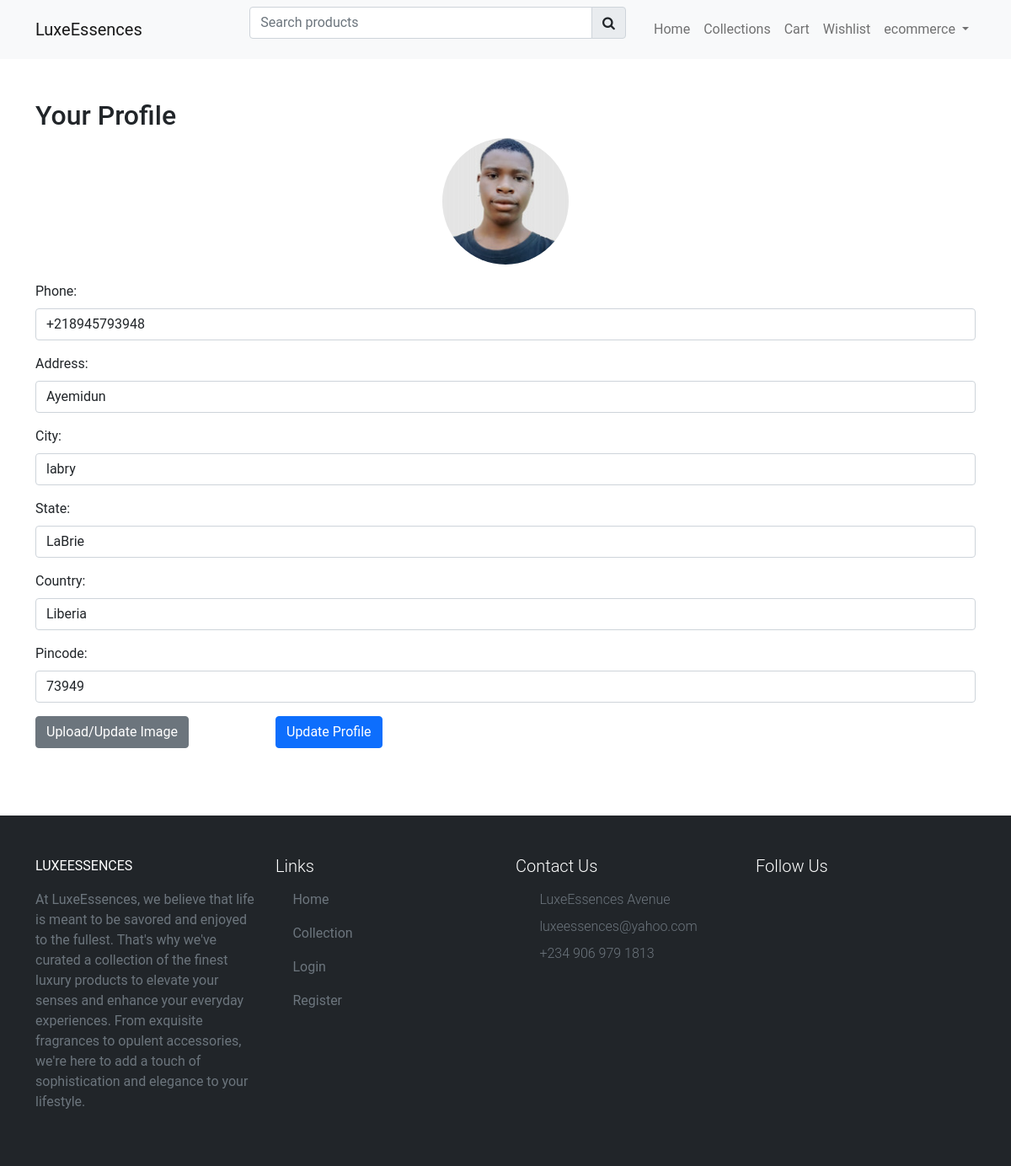
/profile/ (signed in), run on the app's committed database.
### store/models.py (models this page shows, shortened)
class Profile(models.Model):
  user = models.OneToOneField(User, on_delete=models.CASCADE)
  phone = models.CharField(max_length=150, null=False)
  address = models.CharField(max_length=150, null=False)
  city = models.CharField(max_length=150, null=False)
  state = models.CharField(max_length=150, null=False)
  country = models.CharField(max_length=150, null=False)
  pincode = models.CharField(max_length=150, null=False)
  created_at = models.DateTimeField(auto_now_add=True)
  image = models.ImageField(upload_to=profile_path,
                              height_field=None,
                              width_field=None,
                              max_length=None)

### store/controller/profile.py (the view)
# urls.py: path('profile/', profile.view_profile, name='view_profile'),
@login_required
def view_profile(request):
    profile, created = Profile.objects.get_or_create(user=request.user)
    if request.method == "POST":
        form = ProfileForm(request.POST, instance=profile)
        if form.is_valid():
            form.save()
            messages.success(request, "Profile updated successfully!")
            return redirect("view_profile")
    else:
        form = ProfileForm(instance=profile)
    context = {"profile": profile, "form": form}
    return render(request, "store/profile.html", context)

### store/forms.py
class ProfileForm(forms.ModelForm):
    phone = forms.CharField(widget=forms.TextInput(attrs={'class':'form-control my-2','placeholder':'Enter phone number'}))
    address = forms.CharField(widget=forms.TextInput(attrs={'class':'form-control my-2','placeholder':'Enter address'}))
    city = forms.CharField(widget=forms.TextInput(attrs={'class':'form-control my-2','placeholder':'Enter city'}))
    state = forms.CharField(widget=forms.TextInput(attrs={'class':'form-control my-2','placeholder':'Enter state'}))
    country = forms.CharField(widget=forms.TextInput(attrs={'class':'form-control my-2','placeholder':'Enter country'}))
    pincode = forms.CharField(widget=forms.TextInput(attrs={'class':'form-control my-2','placeholder':'Enter pincode'}))
    class Meta:
        model = Profile
        fields = ["phone", "address", "city", "state", "country", "pincode"]

### store/templates/store/profile.html (shortened to what this page needs)
{% extends 'store/layouts/main.html' %}
{% load static %}
{% block content %}
  <div class="container py-5">
      <h2>Your Profile</h2>
      <form method="POST" enctype="multipart/form-data">
          <div class="profile-avatar">
              {% if profile.image %}
                  <img src="{{ profile.image.url }}" alt="{{ request.user.username }} Avatar">
              {% else %}
                  <img src="{% static 'images/th.jpeg' %}" alt="Default Avatar">
              {% endif %}
          </div>
          {{ form.as_p }}
        <div class="row">
          <div class="col-12 col-sm-6 col-md-4 col-lg-3 mb-3">
            <button type="submit" class="btn btn-secondary btn-block"><a style="color:white;" href="{% url 'update-profile-image' %}">Upload/Update Image</a></button>
          </div>
          <div class="col-12 col-sm-6 col-md-4 col-lg-3 ">
            <button type="submit" class="btn btn-primary btn-block">Update Profile</button>
          </div>
        </div>
      </form>
  </div>
{% include "store/inc/footer.html" %}
{% endblock content %}

### store/templates/store/inc/navbar.html (shortened to what this page needs)
<nav class="navbar navbar-expand-lg navbar-light bg-light">
  <div class="container">
    <a class="navbar-brand" href="{% url 'home' %}">LuxeEssences</a>
    <div class="search-bar">
      <form action="{% url 'searchproduct' %}" method="POST">
        <div class="input-group col-12 col-sm-8 col-md-6 col-lg-4">
          <input type="search" required class="form-control" name="productsearch" id="seachproduct" placeholder="Search products">
          <button type="submit" class="input-group-text"><i class="fa fa-search"></i></button>
        </div>
      </form>
    </div>
    <div class="collapse navbar-collapse" id="navbarNav">
      <ul class="navbar-nav ms-auto">
        <li class="nav-item">
          <a class="nav-link {% if request.resolver_match.url_name == 'home' %}active{% endif %}" aria-current="page" href="{% url 'home' %}">Home</a>
        </li>
        <li class="nav-item">
          <a class="nav-link {% if request.resolver_match.url_name == 'collections' %}active{% endif %} " href="{% url 'collections' %}">Collections</a>
        </li>
        <li class="nav-item">
          <a class="nav-link {% if request.resolver_match.url_name == 'cart' %}active{% endif %}  " aria-current="page" href="{% url 'cart' %}">Cart</a>
        </li>
        <li class="nav-item">
          <a class="nav-link {% if request.resolver_match.url_name == 'wishlist' %}active{% endif %}  " aria-current="page" href="{% url 'wishlist' %}">Wishlist</a>
        </li>
        {% if request.user.is_authenticated %}
          <li class="nav-item dropdown">
          <a class="nav-link dropdown-toggle" href="#" role="button" data-bs-toggle="dropdown" aria-expanded="false">
            {{ request.user }}
          </a>
          </li>
        {% endif %}
      </ul>
    </div>
  </div>
</nav>

### static/css/custom.css (style rules this page uses)
.search-bar { width: 40% !important; margin-left: 10%; }

### store/templates/store/layouts/main.html (style rules this page uses)
* { font-family: "roboto", sans-serif; }
a { text-decoration: none; color: #000; }
.profile-avatar { width: 150px; height: 150px; border-radius: 50%; overflow: hidden; margin: 0 auto 20px; }
.profile-avatar img { width: 100%; height: 100%; object-fit: cover; }
.search-bar { width: 40% !important; margin-left: 10%; }

### data on the page
Profile: image (picture), phone "+218945793948", address "Ayemidun", city "labry", state "LaBrie", country "Liberia", pincode "73949"

### other printed values
{{ request.user }} "ecommerce"
